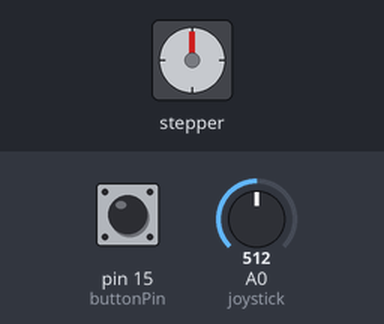
Simulated run of this sketch. Board: Arduino Uno, built with avr-gcc and run on an emulated ATmega328P. Shown: stepper motor. The test bench sets the inputs (shaded band); at power-on: A0 (joystick) = 512, pin 15 (buttonPin) HIGH. Stepper angles assume 2048 steps per turn.

Above: at 1.2 s.
1.3 s: A0 (joystick) set to 490
At 1.8 s:
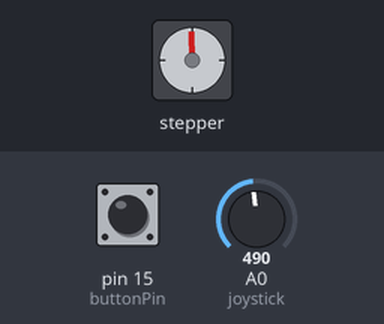
4.3 s: A0 (joystick) set to 306
7.3 s: A0 (joystick) set to 122
At 7.74 s:
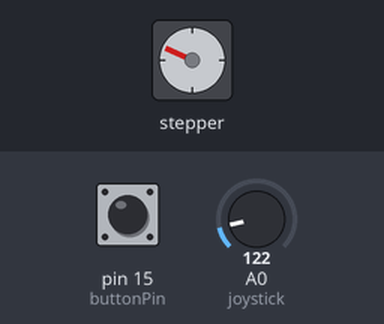
Timing chart, 0 to 22.3 s (numbered marks = the images above; inputs shaded):
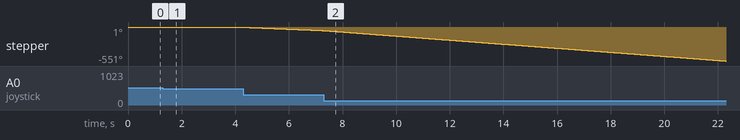

The sketch:

focuser.ino
```cpp
// include Arduino stepper motor library
#include <Stepper.h>

// define number of steps per revolution
#define STEPS 32

// define stepper motor control pins
#define IN1  10//11
#define IN2  11//10
#define IN3  12 //9
#define IN4  13 //8


int speedRedVal = 2; // Your value of choice, 0.25, 0.5 1.5 etc

// initialize stepper library
Stepper stepper(STEPS, IN4, IN2, IN3, IN1);

// joystick pot output is connected to Arduino A0
#define joystick  A0

// this constant won't change:
const int  buttonPin = 15;    // the joystick SW pin that the pushbutton is attached to

bool speedFlag = true;
// Variables will change:
int buttonPushCounter = 0;   // counter for the number of button presses
int buttonState = 0;         // current state of the button
int lastButtonState = 0;     // previous state of the button

void setup()
{
  //Serial.begin(9600);// NOTE the output serial coul reduce the speed motor if is begin, only use it for debuging
   pinMode(buttonPin, INPUT_PULLUP);  //Init SW pin with Pull-up internal
}

void loop()
{
//Change state detection fr SW pin
 buttonState = digitalRead(buttonPin);
  // compare the buttonState to its previous state
  if (buttonState != lastButtonState) {
    // if the state has changed, increment the counter
    if (buttonState == HIGH) {
      if (speedFlag == false) {
      speedFlag = true;
      //Serial.println("False");
    }
    else {
      speedFlag = false;
      //Serial.println("True");
    }
    }
    // Delay a little bit to avoid bouncing
    delay(50);
  }
  // save the current state as the last state, for next time through the loop
  lastButtonState = buttonState;

  // read analog value from the potentiometer
  int val = analogRead(joystick);

  // if the joystic is in the middle ===> stop the motor
  if(  (val > 500) && (val < 523) )
  {
    digitalWrite(IN1, LOW);
    digitalWrite(IN2, LOW);
    digitalWrite(IN3, LOW);
    digitalWrite(IN4, LOW);
  }

  else
  {
    // move the motor in the first direction
    while (val >= 523)
    {
      // map the speed between 5 and 500 rpm
      if (speedFlag == true){// if value true then reduce by speedRedVal
        val = val -((val-523)/ speedRedVal);
      }
      //Serial.println(val);
      int speed_ = map(val, 523, 1023, 5, 500);
      // set motor speed
      stepper.setSpeed(speed_);

      // move the motor (1 step)
      stepper.step(1);

      val = analogRead(joystick);
    }

    // move the motor in the other direction
    while (val <= 500)
    {
      // map the speed between 5 and 500 rpm
            if (speedFlag == true){// if value true then reduce by speedRedVal
        val = val +((500-val)/ speedRedVal);
      }
      //Serial.println(val);
      int speed_ = map(val, 500, 0, 5, 500);
      // set motor speed
      stepper.setSpeed(speed_);

      // move the motor (1 step)
      stepper.step(-1);

      val = analogRead(joystick);
    }

  }

}
```
